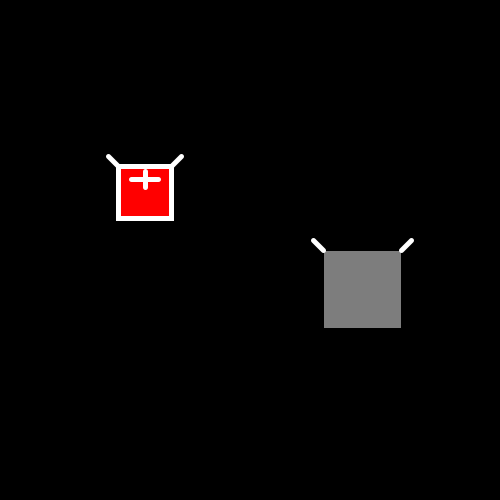
Frame 1 (no input)
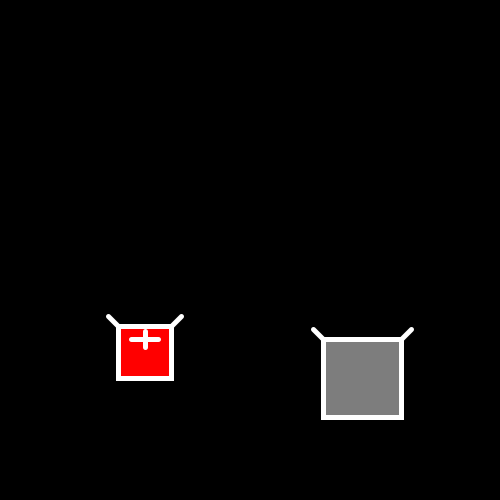
Frame 60 (the mouse pressed at the canvas centre just before this capture)
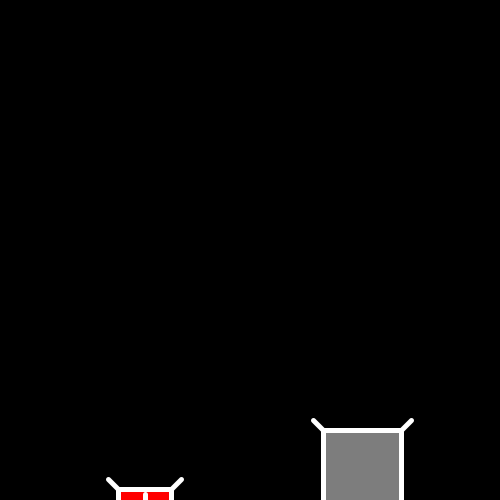
Frame 120 (the mouse held since frame 60 and released just before this capture)

The Processing sketch that drew these frames (run headless with seeded random() and noise(); from frame 60 on, the mouse is pressed at the canvas centre):

// Processing sketch: es1
// ── es1.pde
Drone d;
DroneS ds;

void setup(){
 size(500,500);
 d = new Drone();
 ds = new DroneS();
}

void draw(){
 background(0); 
 d.run();
 ds.run();
}

void keyPressed(){
 if(key == 'r'|| key == 'R'){
  setup(); 
 }
}

// ── Drone.pde
class Drone{
 
  float posx, posy, vely, d;
  
  Drone(){
    posx = random(width);
    posy = 2*height/4;
    vely = random(1,3);
    d = random(40,80);
  }
  
  void display(){
    fill(125);
    rect(posx,posy,d,d);
    strokeWeight(5);
    stroke(255);
line(posx, posy, posx - 10, posy - 10);
    line(posx + d, posy, posx + d + 10, posy - 10);
  }
  
  void move(){
   posy += vely;
   if(posy >= height){
    posy = 0; 
   }
  }
  
  void run(){
     display(); 
     move();
  }
}

// ── DroneS.pde
class DroneS extends Drone{
  
   DroneS(){
     super();
     super.posy = height/3;
   }
   
   void display(){
    fill(255,0,0);
    //rectMode(CENTER);
    rect(posx,posy,d,d);
    strokeWeight(5);
    stroke(255);
    line(posx, posy, posx - 10, posy - 10);
    line(posx + d, posy, posx + d + 10, posy - 10);
    
    line(posx + d/4, posy + d/4, posx + 3*d/4, posy + d/4);
    line(posx + d/2, posy + d/10, posx + d/2, posy + 4*d/10);
  }
  
  void move(){
   posy += vely;
   if(posy >= height){
    posy = 0; 
   }
  }
  
  void run(){
     display(); 
     move();
  }
}
